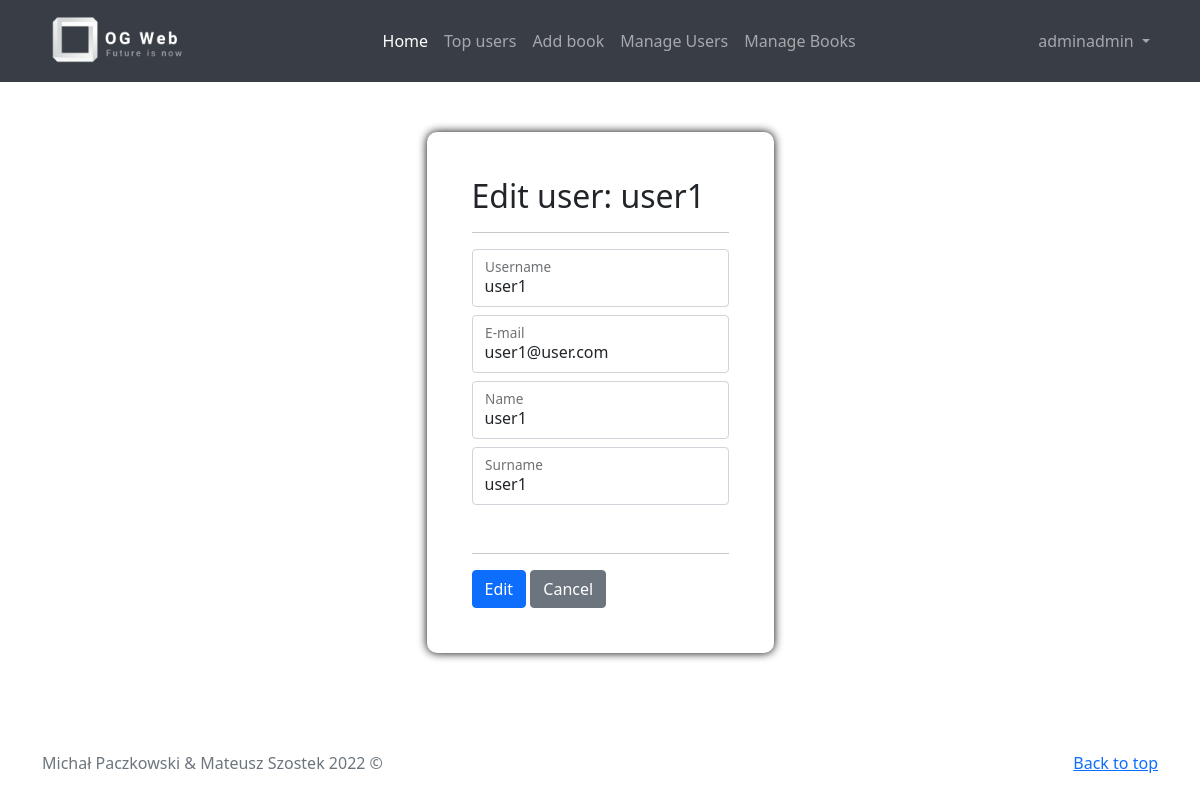
Screenshot of /edit_user/1 (signed in) with the database file from the repository.
### app.py (models this page shows)
class User(db.Model, UserMixin):
    id = db.Column(db.Integer, primary_key=True, autoincrement=True)
    username = db.Column(db.String(15), unique=True, nullable=False)
    email = db.Column(db.String(50), unique=True, nullable=False)
    password = db.Column(db.String(80), nullable=False)
    name = db.Column(db.String(50), nullable=False)
    surname = db.Column(db.String(50), nullable=False)
    isAdmin = db.Column(db.Boolean, nullable=False , default=False)
    login_counter = db.Column(db.Integer, nullable=False , default=0)

### app.py (the view, shortened to what this page needs)
@app.route('/edit_user/<int:id>', methods = ['POST', 'GET'])
@login_required
def edit(id):
    form = EditForm()
    user = User.query.get(id)
    if ((current_user.id == id) or current_user.isAdmin):
        return render_template('edit.html', form = form, user = user)
    else:
        return "You can only edit your own profile"

### app.py (shortened to what this page needs)
class EditForm(FlaskForm):
    username = StringField('Username', validators=[InputRequired(), Length(min=4, max=15)])
    email = StringField('Email', validators=[InputRequired(), Email(message='Invalid email'), Length(max=50)])
    name = StringField('Name', validators=[InputRequired(), Length(min=2, max=50)])
    surname = StringField('Surname', validators=[InputRequired(), Length(min=2, max=50)])
    submit = SubmitField('Edit')

### app.py (called while the page is built)
@login_menager.user_loader
def load_user(user_id):
    return User.query.get(int(user_id))

### templates/edit.html (shortened to what this page needs)
{% extends "base.html" %}
{% block head %}
{{ super() }}
<link rel="stylesheet" href="{{ url_for('static', filename='style/edit.css') }}">
{% endblock %}
  {% block content %}
  <div class="form-wrap d-flex justify-content-center mt-10">
    <div class="d-flex">
      <form method="POST" action="" class="form-container">
        <h2>Edit user: {{ user.username }}</h2>
        <hr>
        <div class="form-floating mb-2">
          {{ form.username(class="form-control", id="floatingInput", value=user.username) }}
          <label for="floatingInput">Username</label>
        </div>
        <div class="form-floating mb-2">
          {{ form.email(class="form-control", id="floatingInput", value=user.email) }}
          <label for="floatingInput">E-mail</label>
        </div>
        <div class="form-floating mb-2">
          {{ form.name(class="form-control", id="floatingInput", value=user.name) }}
          <label for="floatingInput">Name</label>
        </div>
        <div class="form-floating mb-2">
          {{ form.surname(class="form-control", id="floatingInput", value=user.surname) }}
          <label for="floatingInput">Surname</label>
        </div>
        <br>
        <hr>
        {{ form.submit(class="btn btn-primary") }}
        <a class="btn btn-secondary" href="{{url_for('dashboard')}}" role="button">Cancel</a>
      </form>
    </div>
  </div>
  {% endblock %}
  {% block footer %}
  {{ super() }}
  {% endblock %}

### templates/base.html (shortened to what this page needs)
<!DOCTYPE html>
<html lang="en">
<head>
    {% block head %}
    <link href="https://cdn.jsdelivr.net/npm/bootstrap@5.1.3/dist/css/bootstrap.min.css" rel="stylesheet"
>
    {% endblock %}
</head>
<body>
    <div id="navbar">
        {% block navbar %}
        <nav class="navbar navbar-expand-lg navbar-dark" style="background-color: #393e46">
            <div class="container">
                <a class="navbar-brand" href="{{ url_for('home') }}"><img
                        src="{{  url_for('static', filename='img/logo_transparent.png') }}" alt="Logo" class="img-fluid"
                        width="150px" height="100px" /></a>
                <div class="collapse navbar-collapse" id="navbarNavDropdown">
                    <ul class="navbar-nav mx-auto">
                        <li class="nav-item">
                            <a class="nav-link active" href="{{ url_for('home') }}">Home</a>
                        </li>
                        <li class="nav-item">
                            <a class="nav-link" href="{{ url_for('top_user_login') }}">Top users</a>
                        </li>
                        {% if current_user.is_authenticated %}
                        <li class="nav-item">
                            <a class="nav-link" href="{{ url_for('add_book')}}">Add book</a>
                        </li>
                        {% endif %}
                        {% if current_user.isAdmin %}
                        <li class="nav-item">
                            <a class="nav-link" href="{{ url_for('admin_user') }}">Manage Users</a>
                        </li>
                        <li class="nav-item">
                            <a class="nav-link" href="{{ url_for('admin_book') }}">Manage Books</a>
                        </li>
                        {% endif %}
                    </ul>
                    {% if current_user.is_authenticated %}
                    <ul class="navbar-nav">
                        <li class="nav-item dropdown">
                            <a class="nav-link dropdown-toggle" href="#" id="navbarDropdownMenuLink" role="button"
                                data-bs-toggle="dropdown" aria-expanded="false">
                                {{ current_user.username }}
                            </a>
                        </li>
                    </ul>
                    {% else %}
                    <div class="d-flex">
                        <a class="btn btn-secondary" href="{{url_for('login')}}">Login</a> &nbsp;
                        <a class="btn btn-secondary" href="{{url_for('register')}}">Register</a>
                        <ul class="dropdown-menu">
                    </div>
                    {% endif %}
                </div>
            </div>
        </nav>
        {% endblock %}
    </div>
    <div id="content">
        {% block content %}
        {% endblock %}
    </div>
    <div id="footer">
        {% block footer %}
        <footer class="text-muted py-5" style="position: relative; bottom: 0; width: 100%;">
            <div class="container">
                <p class="float-end mb-1">
                    <a href="#">Back to top</a>
                </p>
                <p class="mb-1">Michał Paczkowski & Mateusz Szostek 2022 &copy;</p>
            </div>
        </footer>
        {% endblock %}
    </div>
</body>
</html>

### static/style/edit.css (style rules this page uses)
.form-container { background:#fff; padding: 45px; border-radius: 10px; box-shadow: 0px 0px 10px 0px #000; top: 50px; }
.form-wrap { padding: 50px; }

### rows the page displays
User: username "adminadmin"
User: username "user1", email "user1@user.com", name "user1", surname "user1"
